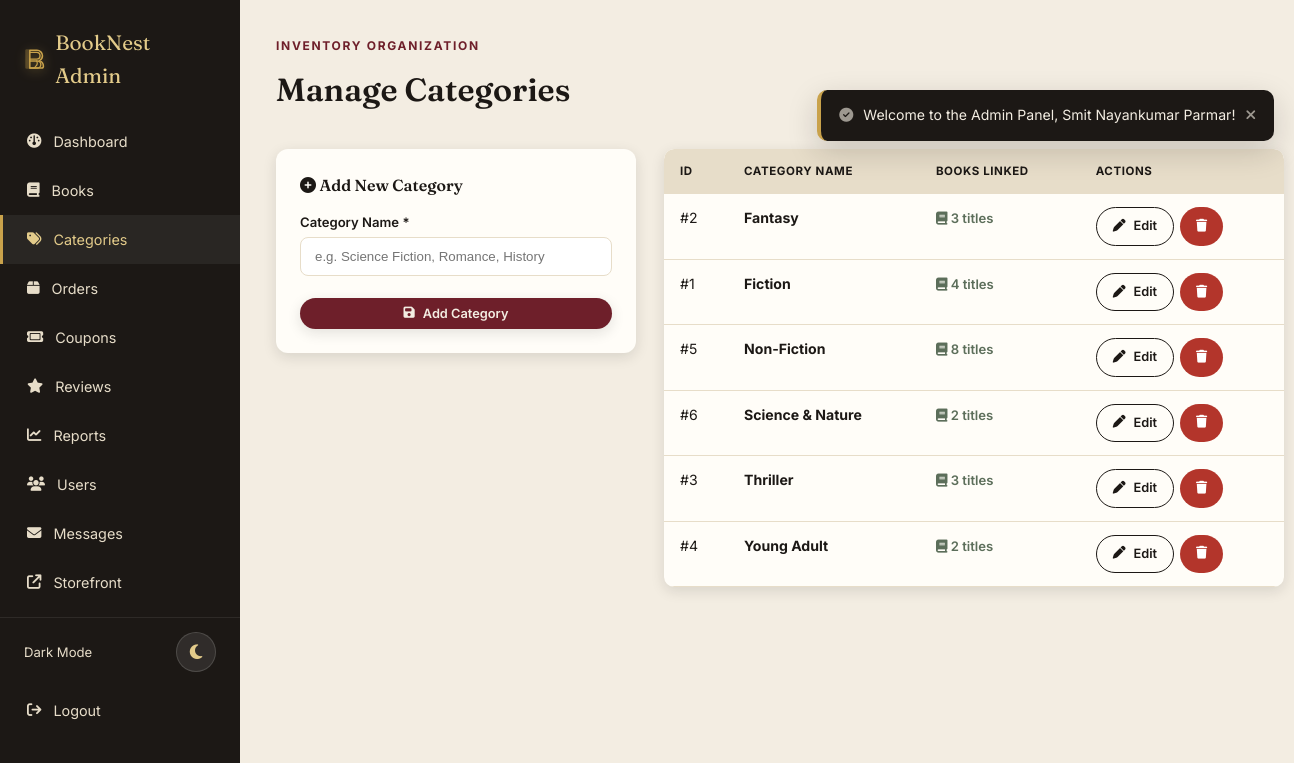
/admin/categories.php (signed in), run on the app's committed database.
### tables this page shows
CREATE TABLE `categories` (
  `id` int unsigned NOT NULL AUTO_INCREMENT,
  `name` varchar(100) NOT NULL,
  PRIMARY KEY (`id`),
  UNIQUE KEY `name` (`name`)
);

### includes/functions.php (called while the page is built, shortened)
<?php
function h($str) {
    return htmlspecialchars($str ?? '', ENT_QUOTES, 'UTF-8');
}
function csrf_token() {
    return $_SESSION['csrf_token'];
}

### admin/categories.php (the view, shortened to what this page needs)
<?php
require_once '../config.php';
require_once '../includes/functions.php';
$categories = $pdo->query(
    'SELECT c.*, COUNT(b.id) AS book_count
     FROM categories c
     LEFT JOIN books b ON b.category_id = c.id
     GROUP BY c.id
     ORDER BY c.name ASC'
)->fetchAll();
$edit_category = null;
require_once 'includes/admin_header.php';
?>
<div class="section-head">
  <div><span class="eyebrow">Inventory Organization</span><h2>Manage Categories</h2></div>
</div>
<div style="display:grid; grid-template-columns:360px 1fr; gap:28px; align-items:start;">
  <div class="admin-form" style="background:#fffdf8; padding:24px; border-radius:12px; box-shadow:var(--shadow-sm);">
    <h4 style="margin-bottom:14px;">
      <i class="fas <?= $edit_category ? 'fa-pen-to-square' : 'fa-plus-circle'; ?>"></i>
      <?= $edit_category ? 'Edit Category' : 'Add New Category'; ?>
    </h4>
    <form action="categories.php" method="post">
      <label for="cat-name">Category Name *</label>
      <input type="text" id="cat-name" name="name" required value="<?= h($edit_category['name'] ?? ''); ?>" placeholder="e.g. Science Fiction, Romance, History" autofocus>
      <div style="display:flex; gap:10px; margin-top:8px;">
        <button type="submit" class="btn btn-primary btn-sm" style="flex:1;">
          <i class="fas fa-floppy-disk"></i> <?= $edit_category ? 'Update Category' : 'Add Category'; ?>
        </button>
      </div>
    </form>
  </div>
  <div>
    <div class="table-responsive">
  <table class="admin-table">
      <thead>
        <tr>
          <th>ID</th>
          <th>Category Name</th>
          <th>Books Linked</th>
          <th>Actions</th>
        </tr>
      </thead>
      <tbody>
        <?php foreach ($categories as $cat): ?>
          <tr>
            <td>#<?= $cat['id']; ?></td>
            <td><strong><?= h($cat['name']); ?></strong></td>
            <td>
              <span class="stock-badge" style="font-size:.82rem; font-weight:600;">
                <i class="fas fa-book"></i> <?= (int)$cat['book_count']; ?> titles
              </span>
            </td>
            <td>
              <div style="display:flex; gap:6px;">
                <a href="categories.php?edit=<?= $cat['id']; ?>" class="btn btn-outline btn-sm" title="Edit Category Name">
                  <i class="fas fa-pen"></i> Edit
                </a>
                <a href="categories.php?delete=<?= $cat['id']; ?>&csrf=<?= csrf_token(); ?>"
                   class="btn btn-danger btn-sm"
                   onclick="return confirm('Delete category &quot;<?= h($cat['name']); ?>&quot;?');"
                   title="Delete Category">
                  <i class="fas fa-trash"></i>
                </a>
              </div>
            </td>
          </tr>
        <?php endforeach; ?>
      </tbody>
    </table>
</div>
  </div>
</div>
<?php require_once 'includes/admin_footer.php'; ?>

### data on the page
categories: id "2", name "Fantasy", book_count "3"
categories: id "1", name "Fiction", book_count "4"
categories: id "5", name "Non-Fiction", book_count "8"
categories: id "6", name "Science & Nature", book_count "2"
categories: id "3", name "Thriller", book_count "3"
categories: id "4", name "Young Adult", book_count "2"
